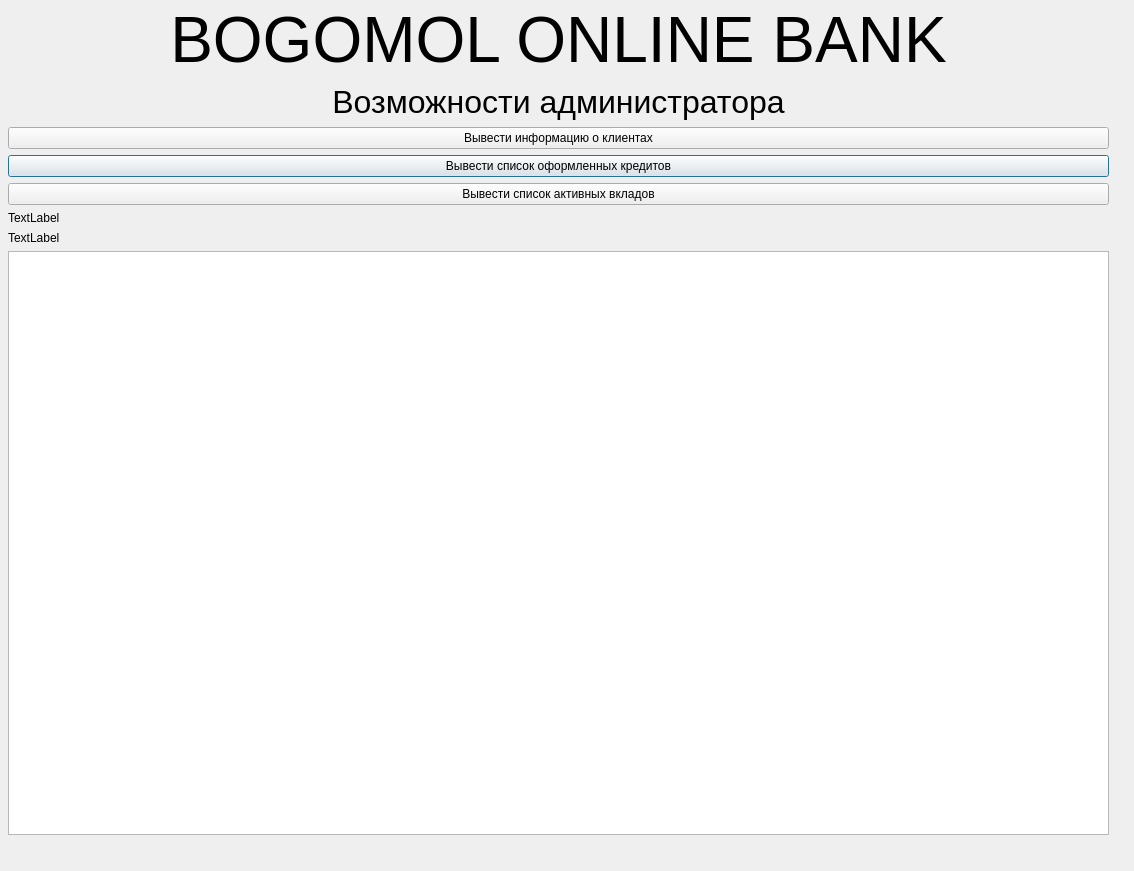
<?xml version="1.0" encoding="UTF-8"?>
<ui version="4.0">
 <class>Dialog</class>
 <widget class="QDialog" name="Dialog">
  <property name="geometry">
   <rect>
    <x>0</x>
    <y>0</y>
    <width>1134</width>
    <height>871</height>
   </rect>
  </property>
  <property name="windowTitle">
   <string>Dialog</string>
  </property>
  <widget class="QWidget" name="verticalLayoutWidget">
   <property name="geometry">
    <rect>
     <x>8</x>
     <y>4</y>
     <width>1101</width>
     <height>831</height>
    </rect>
   </property>
   <layout class="QVBoxLayout" name="verticalLayout">
    <item>
     <widget class="QLabel" name="label">
      <property name="font">
       <font>
        <pointsize>48</pointsize>
       </font>
      </property>
      <property name="text">
       <string>&lt;html&gt;&lt;head/&gt;&lt;body&gt;&lt;p align=&quot;center&quot;&gt;BOGOMOL ONLINE BANK&lt;/p&gt;&lt;/body&gt;&lt;/html&gt;</string>
      </property>
     </widget>
    </item>
    <item>
     <widget class="QLabel" name="label_2">
      <property name="font">
       <font>
        <pointsize>24</pointsize>
       </font>
      </property>
      <property name="text">
       <string>&lt;html&gt;&lt;head/&gt;&lt;body&gt;&lt;p align=&quot;center&quot;&gt;Возможности администратора&lt;/p&gt;&lt;/body&gt;&lt;/html&gt;</string>
      </property>
     </widget>
    </item>
    <item>
     <layout class="QGridLayout" name="gridLayout">
      <item row="1" column="0">
       <widget class="QPushButton" name="creditList">
        <property name="text">
         <string>Вывести список оформленных кредитов</string>
        </property>
       </widget>
      </item>
      <item row="0" column="0">
       <widget class="QPushButton" name="userInfo">
        <property name="text">
         <string>Вывести информацию о клиентах</string>
        </property>
       </widget>
      </item>
      <item row="2" column="0">
       <widget class="QPushButton" name="depositList">
        <property name="text">
         <string>Вывести список активных вкладов</string>
        </property>
       </widget>
      </item>
      <item row="3" column="0">
       <widget class="QLabel" name="creditSum">
        <property name="text">
         <string>TextLabel</string>
        </property>
       </widget>
      </item>
      <item row="5" column="0">
       <widget class="QTableWidget" name="tableWidget"/>
      </item>
      <item row="4" column="0">
       <widget class="QLabel" name="depositSum">
        <property name="text">
         <string>TextLabel</string>
        </property>
       </widget>
      </item>
     </layout>
    </item>
   </layout>
  </widget>
 </widget>
 <resources/>
 <connections/>
</ui>
